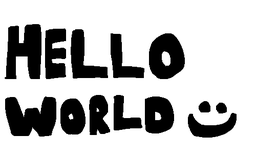
#> input picture hello_world.png, 256 x 154 px, shrunk from 500 x 300 before the run; its folder holds only this picture in this run
$ python fuzzy_filter.py
#> lines starting #> are read from the running program, lines starting #| are printed output that depends on the picture
#> (reads config.json from the repository)
from PIL import Image
import random
import copy
import json

# global config values
FILE_NAME: str
GIF_FRAMES: int
FRAME_DURATION: int
MODE: int

# pixels that stay the same
static = []
# pixels that change every frame
fuzzy = []
# frames of gif
frames = []

def get_random_grayscale_color():
    #random.seed(seed)
    c_val = random.randint(0,255)
    return (c_val, c_val, c_val)

def main():

    mode_info: str
    # == MODE 1 (FUZZY FOREGROUND) ==
    if MODE == 1:
        fuzzy_px = (255, 255, 255)
        mode_info = "FUZZY FOREGROUND"
    # == MODE 2 (FUZZY BACKGROUND) ==
    elif MODE == 2:
        mode_info = "FUZZY BACKGROUND"
        fuzzy_px = (0, 0, 0)
    else:
        print('Invalid mode! Choose:\nMODE 1 (STATIC BACKGROUND)\nMODE 2 (STATIC FOREGROUND)')
        return()

    print(f"Executing MODE {MODE}: {mode_info} ")

    print(f'opening {FILE_NAME}')
    im = Image.open(FILE_NAME)
#> im is the input picture: PIL image 256x154 RGB; min 0, max 255, mean 188.7

    pixels = list(im.getdata())
#> pixels = 39424 items
    width, height = im.size
#> width = 256; height = 154
    pixels = [pixels[i * width:(i + 1) * width] for i in range(height)]
#> pixels = 154 items

    # make a frame of static pixels that never change
    static_frame = Image.new(size=(width, height), mode='RGB')
#> static_frame: PIL image 256x154 RGB; every value is 0

    for i in range(len(pixels)):
        for j in range(len(pixels[i])):
            if im.getpixel((j, i))[0:3] == fuzzy_px:
                #splice is here in case of alpha pixel in pixel val eg (0,0,0,0)
                fuzzy.append((j, i))
            else:
                static_frame.putpixel((j, i), get_random_grayscale_color())
#> this loop made 154 passes
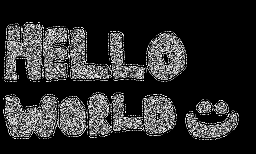
#> static_frame: PIL image 256x154 RGB; min 0, max 255, mean 42.4

    # copy static frame for every gif frame
    frames = [copy.deepcopy(static_frame) for i in range(GIF_FRAMES)]

    loading_bar_full = 0
    loading_bar_empty = 20
    print(f"{'.' * (20)} 0%")

    # draw fuzzy pixels
    for i in range(GIF_FRAMES):
        for f_px in fuzzy:
            frames[i].putpixel(f_px, get_random_grayscale_color())

        # print loading bar
        if ((i+1)/GIF_FRAMES * 100) % 25 == 0:
            loading_bar_full += 5
            print(f"{'#' * loading_bar_full}{'.' * (loading_bar_empty-loading_bar_full)} {int((i+1)/GIF_FRAMES * 100)}%")

    gif_path = f'{FILE_NAME[:len(FILE_NAME)-4]}.gif'

    print(f'SAVING FILE: {gif_path}\n')

    frames[0].save(gif_path, save_all=True, append_images=frames[1:], loop=0, duration=FRAME_DURATION, optimize=True)
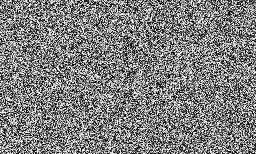
#> saved as hello_world.gif: PIL image 256x154 RGB; min 0, max 255, mean 126.9

if __name__ == '__main__':

    print("""
====================
= FUZZY_FILTER 1.0 =
====================

by mia_bobia\n\n
          """)

    cfg = open('config.json')
    data = json.load(cfg)
    if data: print("config loaded")

    FILE_NAME = data['FILE_NAME']
    GIF_FRAMES = data['GIF_FRAMES']
    MODE = data['MODE']
    FRAME_DURATION = data['FRAME_DURATION']

    main()

    input('press any key to exit...')
